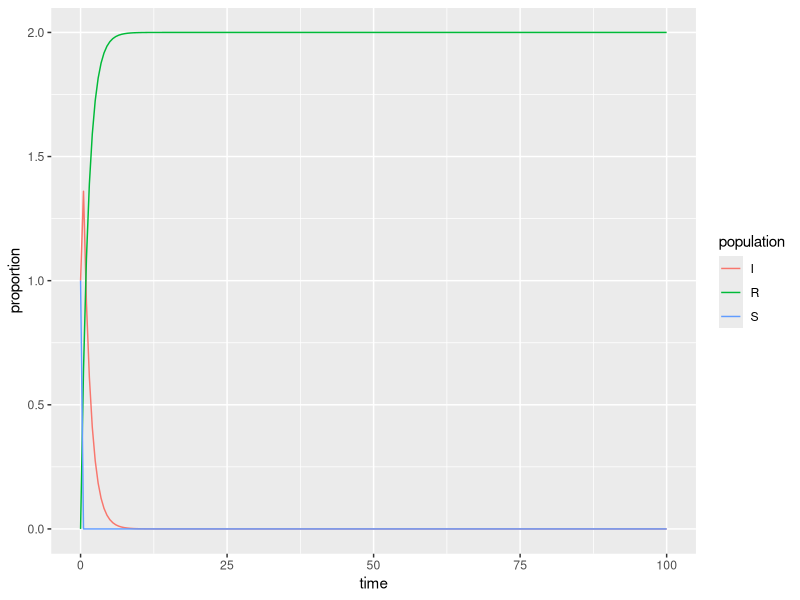

Reproduce this figure in R.
## ---- chunk 1
#| message: false
#| warning: false
library(tidyverse)
library(deSolve)
## ---- chunk 2
# Proportion in each compartment: Susceptible 0.999999, Infected 0.000001, Recovered 0 (these are directly from the example linked above) ----
init <- c(S = 1-1e-6, I = 1-1e-6, R = 0)

# beta: infection parameter; gamma: recovery parameter ----
parameters <- c(beta = 20, gamma = 0.8)

# time frame ----
times <- seq(0, 100, by = 0.5)
## ---- chunk 3
# Build the function with all ----
sir <- function(time, init, parameters) {

  with(as.list(c(init, parameters)), {
    dS <- -beta * S * I
    dI <-  beta * S * I - gamma * I
    dR <-  gamma * I
    
    return(list(c(dS, dI, dR)))
    
  })
  
}
## ---- chunk 4
# Solve using `deSolve::ode()` ----
approximation <- ode(y = init, times = times, func = sir, parms = parameters)
## ---- chunk 5
# Get output into a data frame ----
approx_df <- as.data.frame(approximation)

# Pivot longer so R will do the work for us ----
approx_long <- approx_df %>% 
  pivot_longer(cols = S:R, names_to = "population", values_to = "proportion")
## ---- chunk 6
ggplot(data = approx_long, aes(x = time, y = proportion)) +
  geom_line(aes(color = population))
